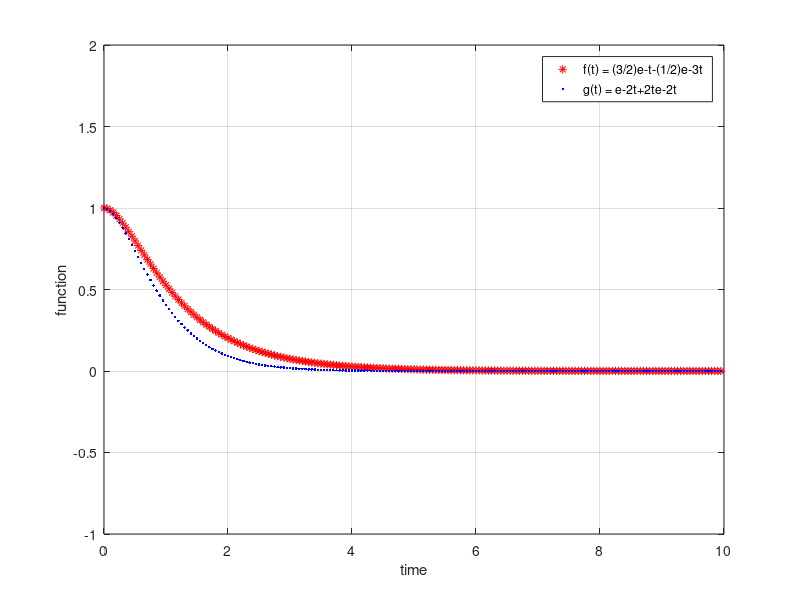

MATLAB code to generate this figure:
% plot the functions f(t) = (3/2)e-t-(1/2)e-3t and g(t) = e-2t+2te-2t for 0 ? t ? 5 on the same plot.
% 101 points will be plotted to get a smooth curve. deltat wil be the spacing between points.
	deltat = 5/100;
% store the time and function values in 3 vectors of length 200;
	for i  = 1:200
		t(i) = (i-1) * deltat;
		foft(i) = 3/2 *exp(-t(i))-1/2*exp(-3*t(i));
		goft(i) = exp(-2 * t(i)) + 2*t(i)*exp(-2*t(i));
	end
% plot and label the results
	plot(t, foft, 'r*', t, goft, '.b');
	grid;
	legend('f(t) = (3/2)e-t-(1/2)e-3t','g(t) = e-2t+2te-2t');
	xlim([0 10]);
	ylim([-1 2]);
	xlabel('time');
	ylabel('function');
